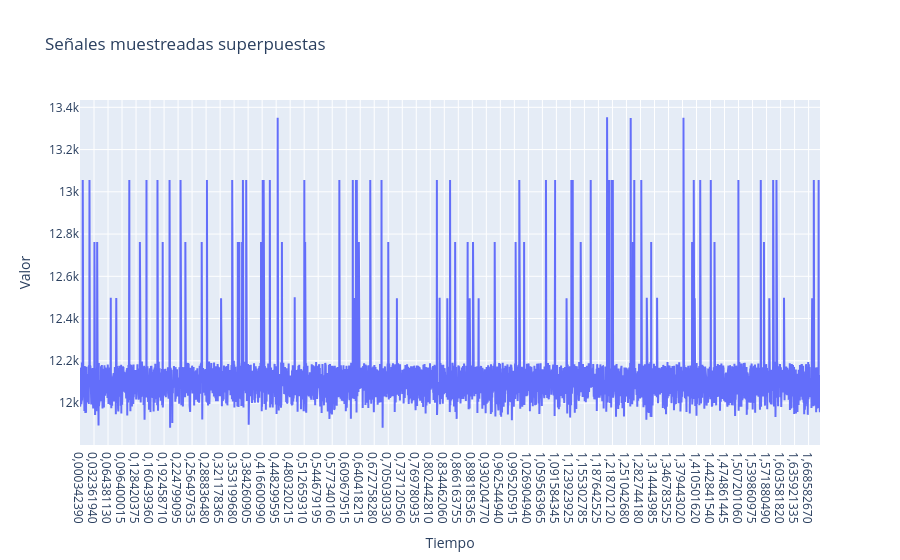

The notebook cell saved with this chart:
### Code cell
fig = go.Figure()


# Agregamos cada señal como un trazo
fig.add_trace(go.Scatter(x = resultados_tiempos[2], y=new_arr2, mode='lines', name='Señal 2'))

# Opciones de layout
fig.update_layout(
    title='Señales muestreadas superpuestas',
    xaxis_title='Tiempo',
    yaxis_title='Valor',
    hovermode='x unified'
)

fig.show()

### Figure 1 — Plotly figure (JSON) as saved in the notebook; plotly's stock layout.template omitted (floating-point values rounded to 4 significant figures; data arrays with more than 128 entries replaced by an {"elided": "..."} marker saying what was removed)
{"data": [{"mode": "lines", "name": "Señal 2", "type": "scatter", "x": {"elided": "5388 str values"}, "y": {"elided": "5388 int values"}}], "layout": {"hovermode": "x unified", "title": {"text": "Señales muestreadas superpuestas"}, "xaxis": {"title": {"text": "Tiempo"}}, "yaxis": {"title": {"text": "Valor"}}}}
